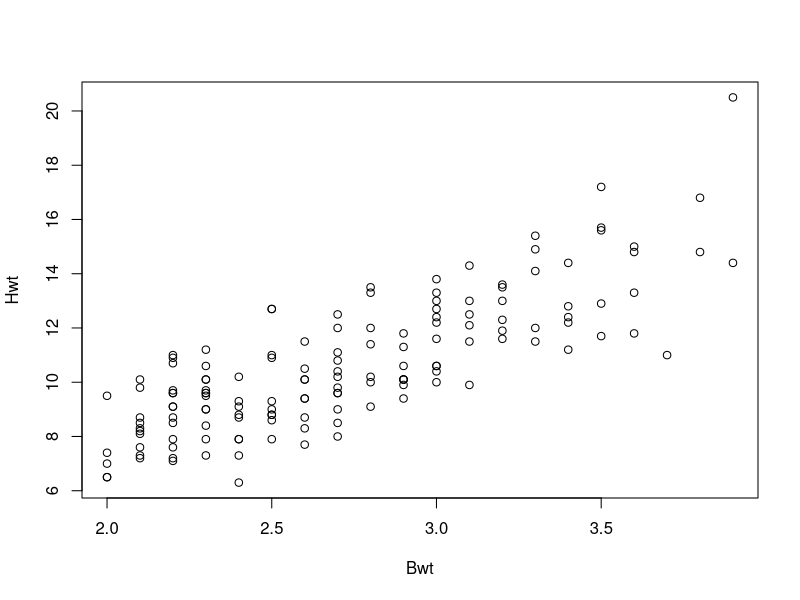

This figure's R source:
library("MASS")
library(e1071)
data(cats)
head(cats)
summary(cats)
plot(Hwt~Bwt,data=cats)
cat.mod<-svm(Bwt~Hwt,data=cats)
summary(cat.mod)
testDa<-data.frame(Hwt=3.5)
predict(cat.mod,testDa)
